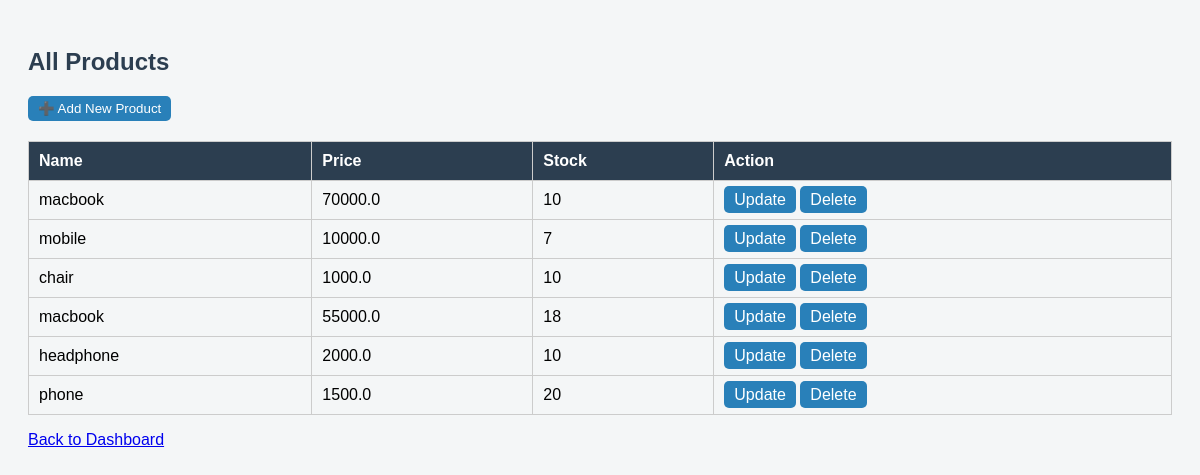
Page /products/myproducts (signed in) on the committed database.
### routes/products/products.py (models this page shows)
class Product(db.Model):
    __tablename__ = "Products"
    ProductID = db.Column(db.Integer, primary_key=True)
    Name = db.Column(db.String(100), nullable=False)
    Price = db.Column(db.Float, nullable=False)
    Stock = db.Column(db.Integer, nullable=False)
    SellerID = db.Column(db.Integer, db.ForeignKey("Users.UserID"), nullable=False)

### routes/products/products.py (the view)
@products_bp.route("/myproducts")
@login_required
def my_products():
    if current_user.Role != "Seller":
        flash("Only sellers can access this page", "danger")
        return redirect(url_for("users.dashboard"))
    edit_id = request.args.get("edit_id", type=int)
    products = Product.query.filter_by(SellerID=current_user.UserID).all()
    return render_template("products/products.html", products=products,update_id=edit_id)

### routes/users/users.py (called while the page is built)
@login_manager.user_loader
def load_user(user_id):
    return User.query.get(int(user_id))

### templates/products/products.html (shortened to what this page needs)
<!DOCTYPE html>
<html>
<head>
</head>
<body>
    <h2>All Products</h2>
    {% if current_user.Role == "Seller" %}
        <p>
            <button onclick="toggleForm()">➕ Add New Product</button>
        </p>
    {% endif %}
    <table>
        <tr>
            <th>Name</th>
            <th>Price</th>
            <th>Stock</th>
            <th>Action</th>
        </tr>
        {% for product in products %}
        <tr>
            {% if update_id == product.ProductID %}
                <form method="POST" action="{{ url_for('products.update_product', product_id=product.ProductID) }}">
                    <td><input type="text" name="name" value="{{ product.Name }}" required></td>
                    <td><input type="number" step="0.01" name="price" value="{{ product.Price }}" required></td>
                    <td><input type="number" name="stock" value="{{ product.Stock }}" required></td>
                    <td>
                        <button type="submit">Update</button>
                        <a class="button" href="{{ url_for('products.my_products') }}">Cancel</a>
                    </td>
                </form>
            {% else %}
                <td>{{ product.Name }}</td>
                <td>{{ product.Price }}</td>
                <td>{{ product.Stock }}</td>
                <td>
                    {% if current_user.Role == "Customer" %}
                        {% if product.Stock > 0 %}
                            <a class="button" href="{{ url_for('orders.buy_product', product_id=product.ProductID) }}">Buy</a>
                        {% else %}
                            Out of Stock
                        {% endif %}
                    {% elif current_user.Role == "Seller" and product.SellerID == current_user.UserID %}
                        <a class="button" href="{{ url_for('products.my_products', edit_id=product.ProductID) }}">Update</a>
                        <a class="button" href="{{ url_for('products.delete_product', product_id=product.ProductID) }}">Delete</a>
                    {% endif %}
                </td>
            {% endif %}
        </tr>
        {% endfor %}
    </table>
    <p><a href="{{ url_for('users.dashboard') }}">Back to Dashboard</a></p>
</body>
</html>

### templates/products/products.html (style rules this page uses)
body { font-family: Arial; background:#f4f6f7; padding:20px; }
h2 { color:#2c3e50; }
table { width:100%; border-collapse:collapse; margin-top:20px; }
th, td { border:1px solid #ccc; padding:10px; text-align:left; }
th { background:#2c3e50; color:white; }
a.button, button { padding:5px 10px; background:#2980b9; color:white; text-decoration:none; border:none; border-radius:5px; cursor:pointer; }

### rows in the picture
Product: Name "macbook", Price "70000.0", Stock "10"
Product: Name "mobile", Price "10000.0", Stock "7"
Product: Name "chair", Price "1000.0", Stock "10"
Product: Name "macbook", Price "55000.0", Stock "18"
Product: Name "headphone", Price "2000.0", Stock "10"
Product: Name "phone", Price "1500.0", Stock "20"
